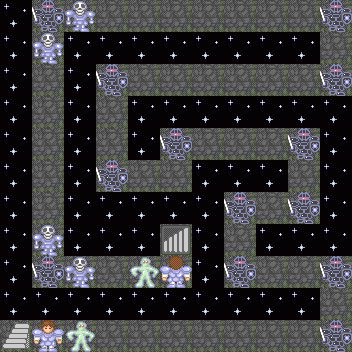

This game map was drawn from its Tiled (.tmx) file and the tilesets committed beside it. A one-line description and the trimmed map source follow:
An orthogonal 11x11 tile map with 32x32 px tiles, 9 tile layers (wall, road, enemy, item, ...), 8 tilesets.

<map version="1.0" orientation="orthogonal" width="11" height="11" tilewidth="32" tileheight="32">
 <tileset firstgid="1" name="door" tilewidth="32" tileheight="32">
  <image source="door.png" width="128" height="128" />
 </tileset>
 <tileset firstgid="17" name="down_floor" tilewidth="32" tileheight="32">
  <image source="down_floor.png" width="32" height="32" />
 </tileset>
 <tileset firstgid="18" name="enemy" tilewidth="32" tileheight="32">
  <image source="enemy.png" width="128" height="2048" />
  <tile id="12">
   <properties>
    <property name="enemy" value="3" />
   </properties>
  </tile>
  <tile id="76">
   <properties>
    <property name="enemy" value="19" />
   </properties>
  </tile>
  <tile id="236">
   <properties>
    <property name="enemy" value="59" />
   </properties>
  </tile>
 </tileset>
 <tileset firstgid="274" name="item" tilewidth="32" tileheight="32">
  <image source="item.png" width="128" height="512" />
 </tileset>
 <tileset firstgid="338" name="terrain" tilewidth="32" tileheight="32">
  <image source="terrain.png" width="64" height="32" />
 </tileset>
 <tileset firstgid="340" name="up_floor" tilewidth="32" tileheight="32">
  <image source="up_floor.png" width="32" height="32" />
 </tileset>
 <tileset firstgid="341" name="08a" tilewidth="32" tileheight="32" spacing="1">
  <image source="08a.jpg" width="989" height="989" />
  <tile id="0">
   <properties>
    <property name="road" value="1" />
   </properties>
  </tile>
 </tileset>
 <tileset firstgid="1241" name="hero" tilewidth="32" tileheight="32">
  <image source="hero.png" width="128" height="128" />
  <tile id="0">
   <properties>
    <property name="point" value="1" />
   </properties>
  </tile>
  <tile id="12">
   <properties>
    <property name="point" value="2" />
   </properties>
  </tile>
 </tileset>
 <layer name="wall" width="11" height="11">
  <data>[121 cells, 0 non-empty, 0 distinct tile ids]</data>
 </layer>
 <layer name="road" width="11" height="11">
  <data>[121 cells, 63 non-empty, 1 distinct tile ids]</data>
 </layer>
 <layer name="enemy" width="11" height="11">
  <data>[121 cells, 19 non-empty, 3 distinct tile ids]</data>
 </layer>
 <layer name="item" width="11" height="11">
  <data>[121 cells, 0 non-empty, 0 distinct tile ids]</data>
 </layer>
 <layer name="upfloor" width="11" height="11">
  <data>[121 cells, 1 non-empty, 1 distinct tile ids]</data>
 </layer>
 <layer name="downfloor" width="11" height="11">
  <data>[121 cells, 1 non-empty, 1 distinct tile ids]</data>
 </layer>
 <layer name="door" width="11" height="11" opacity="0">
  <data>[121 cells, 0 non-empty, 0 distinct tile ids]</data>
 </layer>
 <layer name="other" width="11" height="11">
  <data>[121 cells, 58 non-empty, 1 distinct tile ids]</data>
 </layer>
 <layer name="heroPoint" width="11" height="11">
  <data>[121 cells, 2 non-empty, 2 distinct tile ids]</data>
 </layer>
</map>
